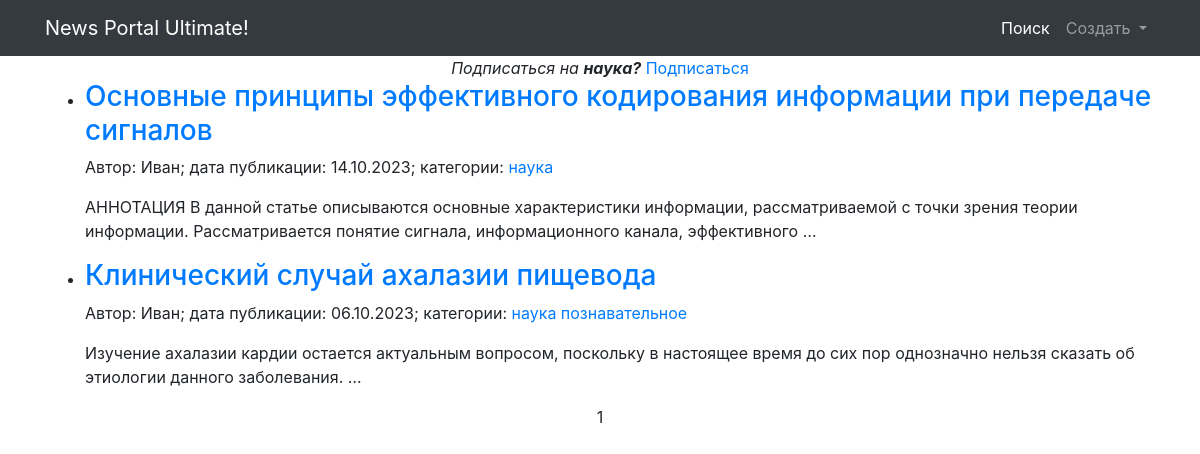
The page /news/category/3/ (signed in) on the database its author committed.
### news/models.py (models this page shows, shortened)
class Category(models.Model):
    name = models.CharField(unique=True, max_length=255)  # Уникальное имя категории
    subscribers = models.ManyToManyField(User, blank=True)
    def __str__(self):
        return self.name

class Post(models.Model):
    author = models.ForeignKey(Author, on_delete=models.CASCADE)  # Связь с моделью Author
    time_in = models.DateTimeField(auto_now_add=True)  # Дата и время создания поста
    type = models.CharField(choices=POST_TYPES, max_length=2)  # Тип поста (Статья или Новость)
    category = models.ManyToManyField('Category', through='PostCategory')
    title = models.TextField(max_length=255)  # Заголовок поста
    text = models.TextField()  # Текст поста
    rating = models.IntegerField(default=0)  # Рейтинг поста

class Author(models.Model):
    name = models.CharField(max_length=255)  # Имя автора
    user = models.OneToOneField(User, on_delete=models.CASCADE)  # Связь один-к-одному с моделью User
    rating = models.IntegerField(default=0)  # Рейтинг автора
    def __str__(self):
        return self.name

### news/views.py (the view)
# urls.py: path('category/<int:pk>/', PostCategory.as_view(), name='category'),
class PostCategory(ListView):
    model = Post
    ordering = ['-time_in']
    template_name = 'category.html'
    context_object_name = 'news'
    paginate_by = 10
    def get_queryset(self):
        self.id = resolve(self.request.path_info).kwargs['pk']
        c = Category.objects.get(id=self.id)
        queryset = Post.objects.filter(category=c)
        return queryset
    def get_context_data(self, **kwargs):
        context = super().get_context_data(**kwargs)
        user = self.request.user
        category = Category.objects.get(id=self.id)
        subscribed = category.subscribers.filter(email=user.email)
        if not subscribed:
            context['category'] = category
        return context

### news/templatetags/custom_filters.py (called while the page is built)
@register.filter(name='censor')
def censor(text):
   words = text.split()
   censored_words = []
   for word in words:
      lowercase_word = word.lower()
      if any(re.match(rf'\b{re.escape(word_base)}\w*\b', lowercase_word) for word_base in CENSOR_WORDS):
         censored_word = word[0] + '*' * len(word[1:])
         censored_words.append(censored_word)
      else:
         censored_words.append(word)
   censored_text = ' '.join(censored_words)
   return censored_text

### templates/category.html
{% extends 'flatpages/default.html' %}
{% block content %}
    {% if category.id %}
    <div class="subscribe">
        <em>
            Подписаться на
            <strong>{{category}}?</strong>
        </em>
        <a href="" class="button
        button-outline">
            Подписаться
        </a>
    </div>
    {% include "content.html" %}
    {% endif %}
{% endblock content %}

### templates/content.html (shortened to what this page needs)
{% load custom_filters %}
{% load custom_tags %}
{% if news %}
    <ul>
        {% for new in news|dictsortreversed:"time_in" %}
        <li>
            <h3 style="text-align: left;">
                <a href="{% url 'new' new.id %}">
                    {{new.title|censor}}
                </a>
            </h3>
            <p style="text-align: left;" class="details">
                Автор: <span class="author">{{new.author}}</span>;
                дата публикации: <span class="date">{{new.time_in|date:'d.m.Y'}}</span>;
                категории:
                {% for c in new.category.values %}
                <a href="{% url 'category' c.id %}" class="category">{{c.name}}</a>
                {% endfor %}
            </p>
            <p style="text-align: left;">{{new.text|censor|truncatewords:20}}</p>
        </li>
        {% endfor %}
    </ul>
    {{ page_obj.number }}
{% else %}
    <h2>Постов нет!</h2>
{% endif %}

### rows shown on the page
Category: name "наука"
Post: title|censor "Основные принципы эффективного кодирования информации при передаче сигналов", author "Иван", time_in "14.10.2023", text|censor "АННОТАЦИЯ В данной статье описываются основные характеристики информации, рассматриваемой с точки зрения теории информации. Рассматривается понятие сигнала, информационного канала, эффективного …"
Post: title|censor "Клинический случай ахалазии пищевода", author "Иван", time_in "06.10.2023", text|censor "Изучение ахалазии кардии остается актуальным вопросом, поскольку в настоящее время до сих пор однозначно нельзя сказать об этиологии данного заболевания. …"
Category: name "познавательное"

### other values the page prints
{{ page_obj.number }} "1"
